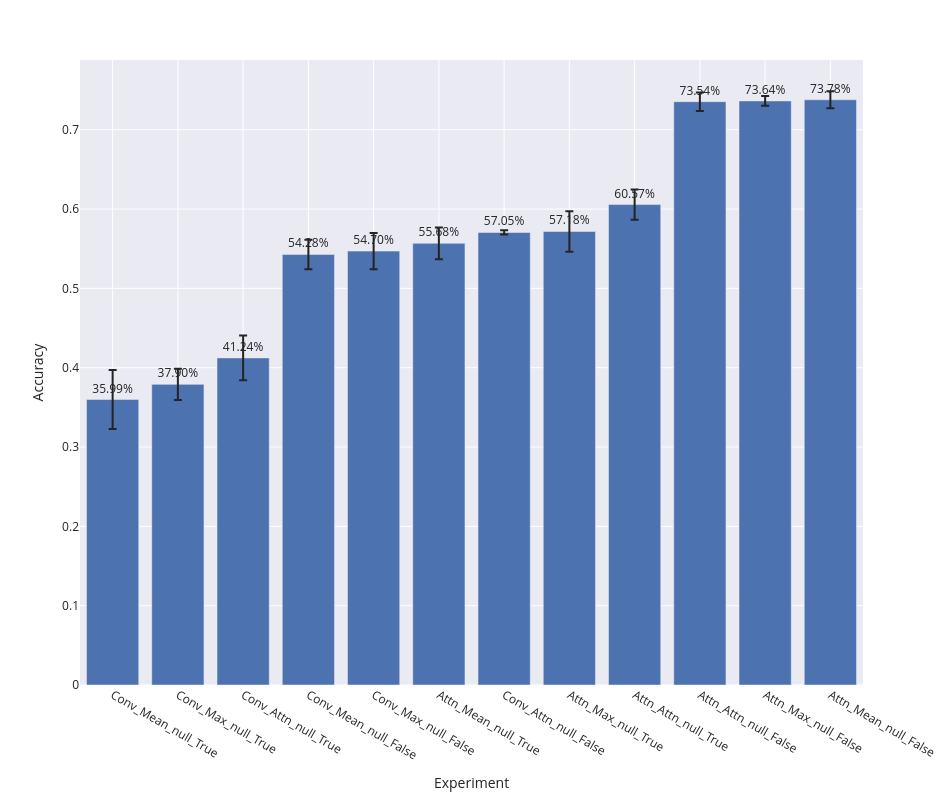

The notebook cell this image was saved under:
### Code cell
bar_plot(row_wise_metrics_agg, 'accuracy')

### Figure 1 — Plotly figure (JSON) as saved in the notebook; plotly's stock layout.template omitted (floating-point values rounded to 4 significant figures)
{"data": [{"alignmentgroup": "True", "error_y": {"array": [0.0372, 0.01965, 0.02831, 0.01858, 0.02289, 0.02004, 0.002694, 0.02564, 0.01908, 0.01165, 0.006241, 0.01077]}, "hovertemplate": "expr=%{x}<br>accuracy_mean=%{text}<extra></extra>", "legendgroup": "", "marker": {"color": "rgb(76,114,176)", "pattern": {"shape": ""}}, "name": "", "offsetgroup": "", "orientation": "v", "showlegend": false, "text": [0.3599, 0.379, 0.4124, 0.5428, 0.547, 0.5568, 0.5705, 0.5718, 0.6057, 0.7354, 0.7364, 0.7378], "textposition": "outside", "texttemplate": "%{text:.2%}", "type": "bar", "x": ["Conv_Mean_null_True", "Conv_Max_null_True", "Conv_Attn_null_True", "Conv_Mean_null_False", "Conv_Max_null_False", "Attn_Mean_null_True", "Conv_Attn_null_False", "Attn_Max_null_True", "Attn_Attn_null_True", "Attn_Attn_null_False", "Attn_Max_null_False", "Attn_Mean_null_False"], "xaxis": "x", "y": [0.3599, 0.379, 0.4124, 0.5428, 0.547, 0.5568, 0.5705, 0.5718, 0.6057, 0.7354, 0.7364, 0.7378], "yaxis": "y"}], "layout": {"barmode": "group", "height": 800, "legend": {"tracegroupgap": 0}, "margin": {"t": 60}, "width": 950, "xaxis": {"anchor": "y", "domain": [0, 1], "title": {"text": "Experiment"}}, "yaxis": {"anchor": "x", "domain": [0, 1], "title": {"text": "Accuracy"}}}}
